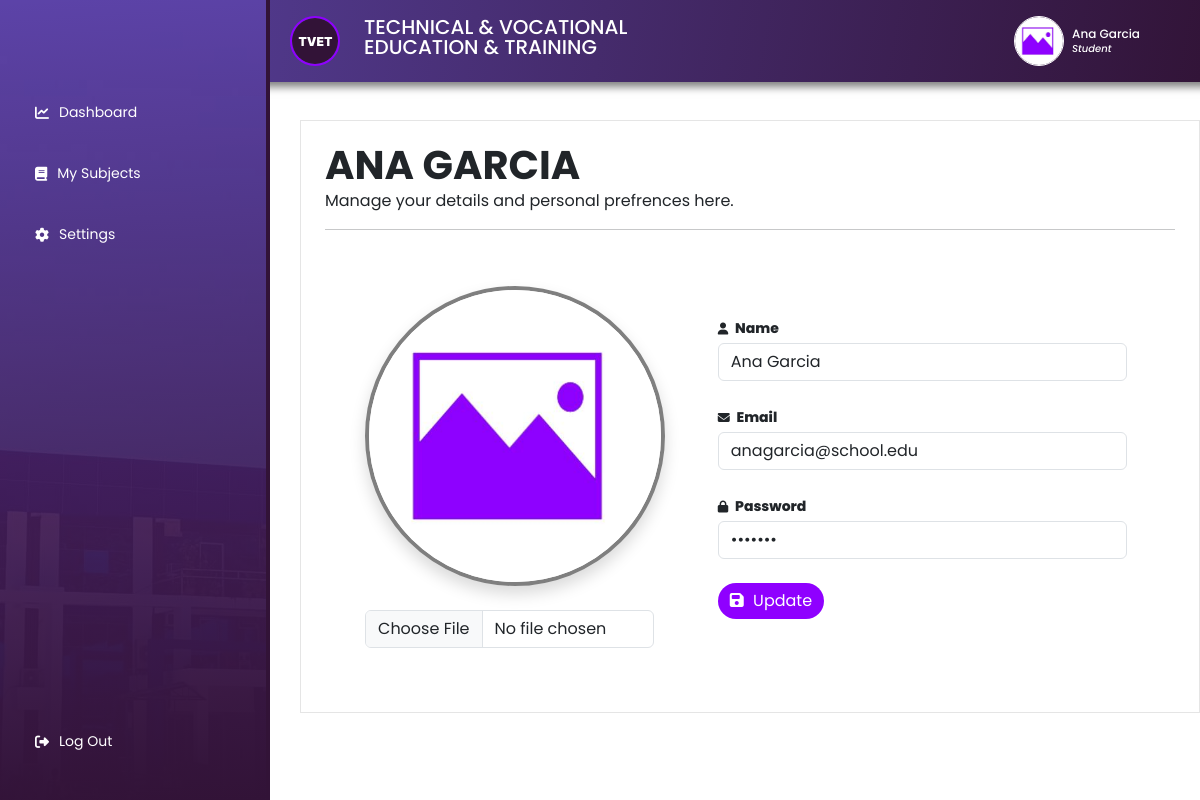
The app's page /student/settings.php (signed in) with its own data.
### tables this page shows
CREATE TABLE `student_users` (
  `id` int(11) NOT NULL,
  `name` varchar(255) NOT NULL,
  `course` varchar(50) NOT NULL,
  `email` varchar(255) NOT NULL,
  `password` varchar(255) NOT NULL,
  `s_image` text NOT NULL
);

### student/settings.php (the view, shortened to what this page needs)
<?php
require_once '../config/conn.php';
$student_id = $_SESSION['student_id'];
$student = $conn->query("SELECT * FROM `student_users` WHERE id = '$student_id'");
$row = $student->fetch_assoc();
$mail = $row['email'];
?>
<!DOCTYPE html>
<html lang="en">
<head>
    <link rel="stylesheet" href="../public/style/bootstrap.min.css">
    <link rel="stylesheet" href="../public/style/main.css">
    <link rel="stylesheet" href="../public/style/admin.css">
    <link rel="stylesheet" href="../public/fonts/css/all.min.css">
    <link rel="stylesheet" href="../public/style/loading.css">
    <link rel="stylesheet" href="../public/style/settings.css">
</head>
<body>
    <?php include('./theme/header.php'); ?>
    <div class="main-container">
        <?php include('./theme/sidebar.php'); ?>
        <main class="main">
            <div class="main-wrapper">
                <div class="text-wrapper">
                    <h1 style="line-height: 1; text-transform:uppercase; font-weight:700; margin-bottom:4px"><?= $name; ?></h1>
                    <p>Manage your details and personal prefrences here.</p>
                    <hr>
                </div>
                <form action="settings.php" enctype="multipart/form-data" method="post">
                    <div class="d-flex flex-row gap-4 align-items-center p-4">
                        <div class="change-profile">
                            <div class="change-image shadow mb-4">
                                <img src="../public/assets/images/<?= !empty($image) ? $image : 'imageholder.jpg' ?>" id="imageholder">
                            </div>
                            <input type="file" name="image" id="image" class="form-control">
                        </div>
                        <div class="d-flex flex-column gap-4 w-100 p-4">
                            <div class="form-group w-100">
                                <label for="name">
                                    <i class="fas fa-user"></i> Name
                                </label>
                                <input type="text" name="name" id="name" class="form-control" value="<?= $name ?>" readonly>
                            </div>
                            <div class="form-group w-100">
                                <label for="email">
                                    <i class="fas fa-envelope"></i> Email
                                </label>
                                <input type="text" name="email" id="email" class="form-control" value="<?= $mail ?>">
                            </div>
                            <div class="form-group w-100">
                                <label for="pass">
                                    <i class="fas fa-lock"></i> Password
                                </label>
                                <input type="password" name="pass" id="pass" class="form-control" value="<?= $pass ?>">
                            </div>
                            <div class="mb-t">
                                <button type="submit" class="btn btn-primary" name="updatesettings">
                                    <i class="fas fa-save"></i> Update
                                </button>
                            </div>
                        </div>
                    </div>
                </form>
            </div>
        </main>
    </div>
</body>
</html>

### student/theme/header.php (shortened to what this page needs)
<?php
$student_id = $_SESSION['student_id'];
$student = $conn->query("SELECT * FROM `student_users` WHERE id = '$student_id'");
$row = $student->fetch_assoc();
$name = $row['name'];
$pass = $row['password'];
$image = $row['s_image'];
?>
<header>
    <div class="header-container">
        <div class="logo-wrapper d-flex flex-row gap-4 align-items-center">
            <div class="logo">
                <img src="../public/assets/icon/logo.svg">
            </div>
            <h5 class="text-white" style="text-transform: uppercase; line-height:1">Technical & Vocational <br> Education & Training</h5>
        </div>
        <div class="profile-wrapper d-flex flex-row gap-2 align-items-center">
            <div class="profile">
                <a href="settings.php">
                    <img src="../public/assets/images/<?= !empty($image) ? $image : 'imageholder.jpg' ?>" alt="Profile Picture">
                </a>
            </div>
            <div class="profile-name">
                <h6 style="font-size: 12px; line-height: 1; margin-bottom:4px" class="text-white"><?= $name; ?></h6>
                <h6 style="font-size: 10px; line-height: 1; margin:0" class="text-white"><em>Student</em></h6>
            </div>
        </div>
    </div>
</header>

### public/style/main.css (style rules this page uses)
body { font-family: 'Poppins' !important; }
button { border: none !important; cursor: pointer; border-radius: 50px !important; }
a { text-decoration: none; }
.btn i, th i { margin-right: 5px; }
input { box-shadow: none !important; }
label { margin-bottom: 4px; font-size: 14px; font-weight: 800; }
.main { width: 100%; margin-top: 120px; }
.main-wrapper { margin-left: 300px; padding: 2%; border: 1px solid rgba(0, 0, 0, 0.1); }
.logo { width: 50px; }
.logo img { width: 100%; border: 2px solid #8F00FF; border-radius: 50%; }
.profile { width: 50px; height: 50px; border-radius: 100%; border: 1px solid white; }
.profile img { width: 100%; height: 100%; object-fit: cover; border-radius: 100%; }
.logo-wrapper { margin-left: 230px; }
.header-container { padding: 16px; display: flex; justify-content: space-between; background: linear-gradient(100deg, rgba(88,66,160,1) 0%, rgba(50,20,56,1) 100%); position: fixed; top: 0; width: 100%; z-index: 100; padding-inline: 60px; -webkit-box-shadow: 59px 12px 8px -7px rgba(0,0,0,0.5); }

### public/style/settings.css (style rules this page uses)
.change-profile { width: 40%; padding: 2%; }
.change-profile img { width: 100%; height: 100%; object-fit: cover; border-radius: 100%; }
.change-image { width: 300px; height: 300px; border-radius: 100%; border: 4px solid rgba(0, 0, 0, 0.5); }
label i { margin-right: 4px; font-size: 12px; }

### records on screen
student_users: name "Ana Garcia", name "ANA GARCIA", email "anagarcia@school.edu"
